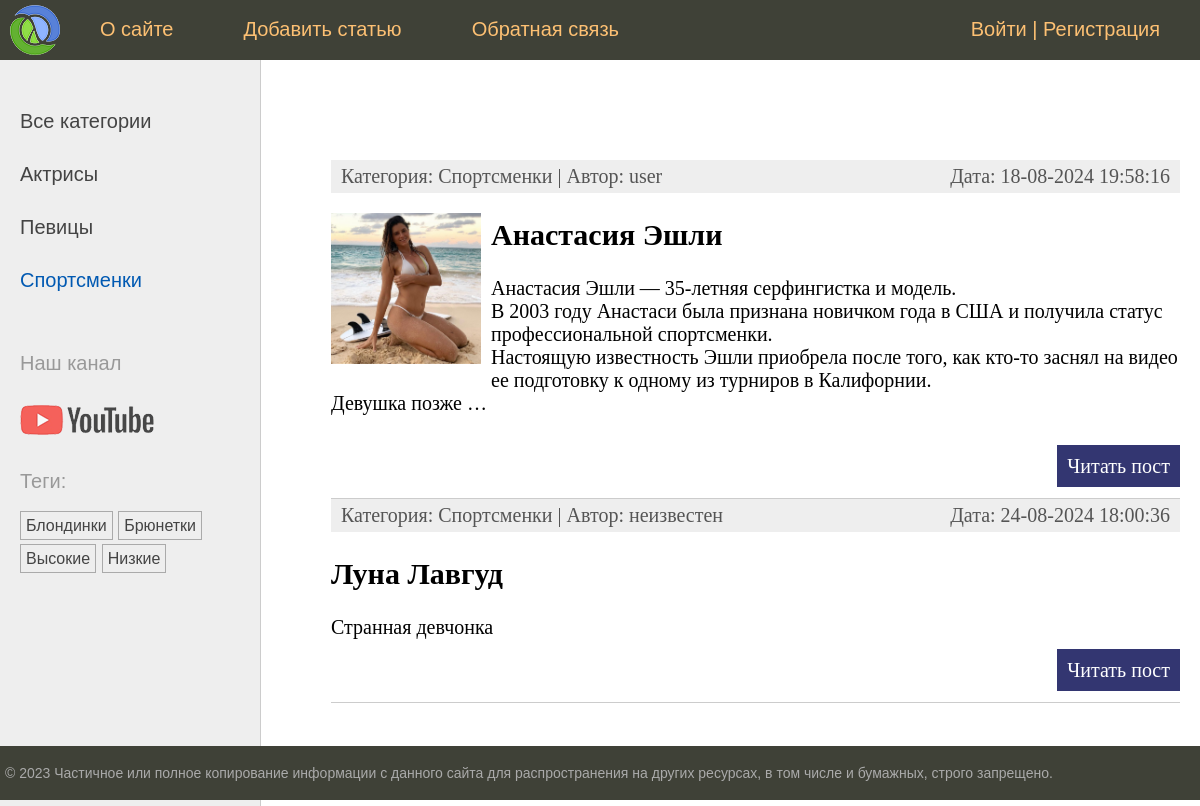
/category/sportsmenky/, run on an earlier commit of the app's database.
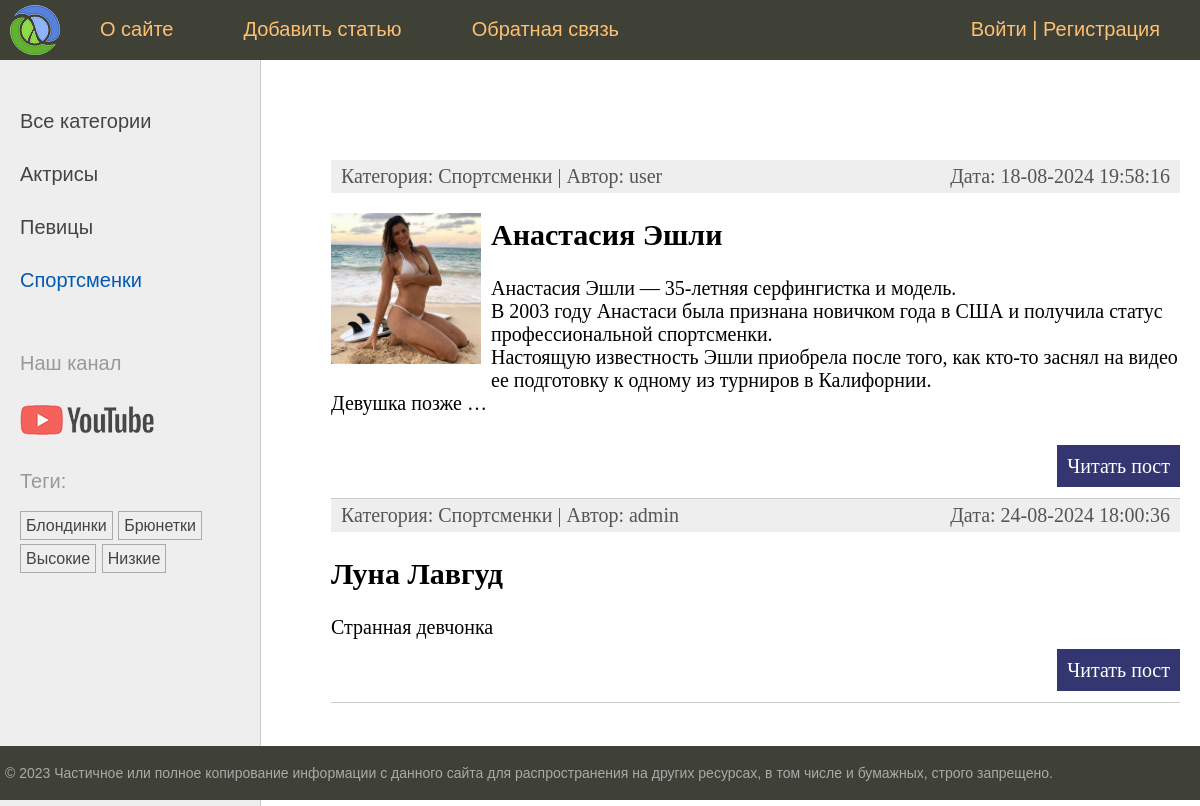
And on a later commit of the database.
### women/models.py (models this page shows, shortened)
class Women(models.Model):
    class Status(models.IntegerChoices):
        DRAFT = 0, "Черновик"
        PUBLISHED = 1, "Опубликовано"
    title = models.CharField(max_length=255, verbose_name="Заголовок")
    slug = models.SlugField(
        max_length=255, unique=True, db_index=True, verbose_name="Slug"
    )
    photo = models.ImageField(
        upload_to="photos/%Y/%m/%d/",
        default=None,
        blank=True,
        null=True,
        verbose_name="Фото",
    )
    content = models.TextField(blank=True, verbose_name="Текст статьи")
    time_create = models.DateTimeField(auto_now_add=True, verbose_name="Время создания")
    time_update = models.DateTimeField(auto_now=True, verbose_name="Время изменения")
    is_published = models.BooleanField(
        choices=tuple(map(lambda x: (bool(x[0]), x[1]), Status.choices)),
        default=Status.DRAFT,
        verbose_name="Статус",
    )
    cat = models.ForeignKey(
        "Category",
        on_delete=models.CASCADE,
        related_name="posts",
        verbose_name="Категория",
    )
    tags = models.ManyToManyField(
        "TagPost", blank=True, related_name="tags", verbose_name="Теги"
    )
    husband = models.OneToOneField(
        "Husband",
        on_delete=models.SET_NULL,
        null=True,
        blank=True,
        related_name="woman",
        verbose_name="Муж",
    )
    author = models.ForeignKey(
        get_user_model(),
        on_delete=models.SET_NULL,
        related_name="posts",
        null=True,
        default=None,
        verbose_name="Пользователь (автор)",
    )
    objects = models.Manager()
    published = PublishedManager()
    class Meta:
        verbose_name = "Известные женщины"
        verbose_name_plural = "Известные женщины"
        ordering = ["time_create"]
        indexes = [models.Index(fields=["-time_create"])]
    def get_absolute_url(self):
        return reverse("post", kwargs={"post_slug": self.slug})

class Category(models.Model):
    name = models.CharField(max_length=100, db_index=True, verbose_name="Категория")
    slug = models.SlugField(max_length=255, unique=True, db_index=True)
    class Meta:
        verbose_name = "Категория"
        verbose_name_plural = "Категории"
    def get_absolute_url(self):
        return reverse("category", kwargs={"cat_slug": self.slug})

### users/models.py (models this page shows)
class User(AbstractUser):
    photo = models.ImageField(upload_to="users/%Y/%m/%d", blank=True, null=True, verbose_name="Фотография")
    date_birth = models.DateTimeField(blank=True, null=True, verbose_name="Дата рождения")

### women/views.py (the view)
# urls.py: path('category/<slug:cat_slug>/', views.WomenCategory.as_view(), name="category"),
class WomenCategory(DataMixin, ListView):
    template_name = "women/index.html"
    context_object_name = "posts"
    allow_empty = False
    def get_queryset(self) -> QuerySet[Any]:
        return Women.published.filter(cat__slug=self.kwargs["cat_slug"]).select_related(
            "cat"
        )
    def get_context_data(self, **kwargs) -> dict[str, any]:
        context = super().get_context_data(**kwargs)
        cat = context["posts"][0].cat
        return self.get_mixin_context(
            context, title="Категория - " + cat.name, cat_selected=cat.id
        )

### users/context_processors.py (called while the page is built)
def get_women_context(request):
    return {'mainmenu': menu}

### women/models.py (called while the page is built)
    def get_queryset(self) -> models.QuerySet:
        return super().get_queryset().filter(is_published=Women.Status.PUBLISHED)

    def get_absolute_url(self):
        return reverse("tag", kwargs={"tag_slug": self.slug})

### women/templatetags/women_tags.py (called while the page is built)
@register.inclusion_tag('women/list_categories.html')
def show_categories(cat_selected=0):
    cats = Category.objects.annotate(total=Count("posts")).filter(total__gt=0)
    return {'cats': cats, 'cat_selected': cat_selected}

@register.inclusion_tag('women/list_tags.html')
def show_all_tags():
    return {'tags': TagPost.objects.annotate(total=Count("tags")).filter(total__gt=0)}

### women/utils.py (called while the page is built)
    def get_mixin_context(self, context, **kwargs):
        context["menu"] = menu
        context["cat_selected"] = None
        context.update(kwargs)
        return context

### women/templates/women/index.html (shortened to what this page needs)
{% extends 'base.html' %}
{% block content %}
<ul class="list-articles">
	{% for p in posts %}
			<li><div class="article-panel">
				<p class="first">Категория: {{p.cat.name}} | Автор: {{p.author.username|default:"неизвестен"}}</p>
				<p class="last">Дата: {{p.time_update|date:"d-m-Y H:i:s"}}</p>
			</div>
			{% if p.photo %}
			<p><img src="{{ p.photo.url }}" class="img-article-left thumb"></p>
			{% endif %}
				<h2>{{p.title}}</h2>
		{% autoescape off %}
		{{p.content|linebreaks|truncatewords:40}}
		{% endautoescape %}
			<p class="link-read-post"><a href="{{ p.get_absolute_url }}">Читать пост</a></p>
			</li>
	{% endfor %}
</ul>
{% endblock %}

What changed in the data, as far as the page shows it:
changed Women "Луна Лавгуд": author.username "неизвестен" → "admin"
